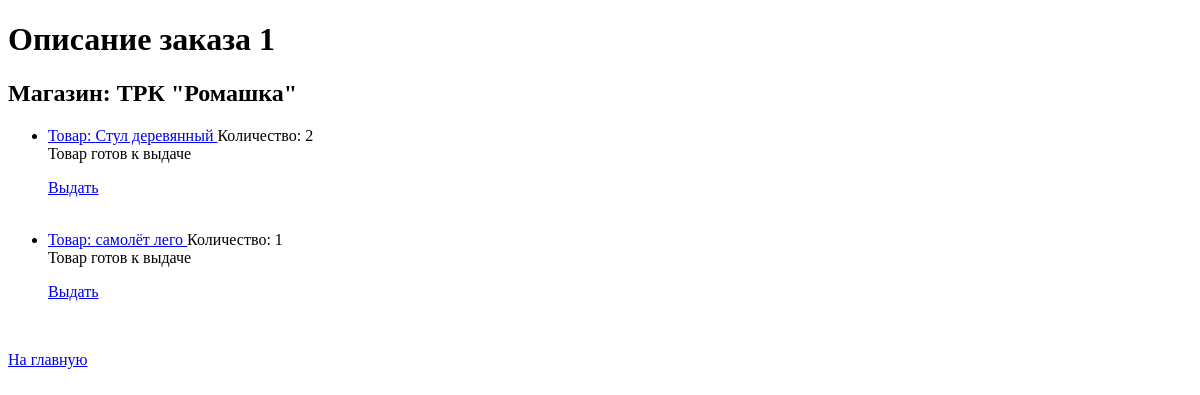
/buy/orders/number/1 (signed in), run on the app's committed database.
### app/models/shop.py (models this page shows)
class Shops(Base):
    __tablename__ = 'shops'
    __table_args__ = {'keep_existing': True}
    id = Column(INTEGER, primary_key=True)
    name = Column(String, unique=True)
    location = Column(String)
    is_active = Column(BOOLEAN, default=True)
    used_buy = relationship(
        'BuyerProd',
        back_populates='shop',
        cascade='save-update, merge, delete, delete-orphan',
        passive_deletes=True,
    )

### app/models/product.py (models this page shows)
class ProductModel(Base):
    __tablename__ = 'products'
    __table_args__ = {'keep_existing': True}
    id = Column(INTEGER, primary_key=True)
    name = Column(String, index=True)
    description = Column(String)
    item_number = Column(String)
    price = Column(DOUBLE)
    count = Column(INTEGER)
    is_active = Column(BOOLEAN, default=True)
    category_id = Column(INTEGER, ForeignKey('categories.id', ondelete='CASCADE'), nullable=False)
    action = Column(BOOLEAN, default=False)
    img = Column(String)
    category = relationship('Categories', back_populates='product')
    used_buy = relationship(
        'BuyerProd',
        back_populates='product',
        cascade='save-update, merge, delete, delete-orphan',
        passive_deletes=True,
    )

### app/routers/buy.py (the view)
@buy_router.get('/orders/{user_id}')
async def orders_get(request: Request, db: Annotated[Session, Depends(get_db)], user_id: int = -1, number: str = '',
                     page: str = '', user=Depends(get_current_user)):
    info = {'request': request, 'title': 'История заказов'}
    if page == '':
        page = 0
    else:
        page = int(page)
    if user is None:
        return RedirectResponse(f'/main', status_code=status.HTTP_303_SEE_OTHER)
    if not any((user.is_staff, user.admin)) and user.id != user_id:
        return RedirectResponse(f'/main', status_code=status.HTTP_303_SEE_OTHER)
    if number != '':
        buy_prods = db.scalars(select(BuyerProd).where((BuyerProd.user_id == user_id) &
                                                       (BuyerProd.id_operation == number))).all()
    else:
        buy_prods = db.scalars(select(BuyerProd).where(BuyerProd.user_id == user_id).
                               order_by(BuyerProd.id_operation.desc())).all()
    if buy_prods is not None:
        orders = get_orders_by_list(list(buy_prods))
        info['orders'], info['service'] = pagination(orders, page, 4)
    return templates.TemplateResponse('order_list_page.html', info)

### app/templates/buy/order_page.html (shortened to what this page needs)
<!DOCTYPE html>
<html lang="en">
<head>
    <link href="{{ url_for('static', path='/style.css') }}" rel="stylesheet">
</head>
<body>
        <h1> {{title}} {{order.number}} </h1>
        <h2>Магазин: {{order.shop.name}}</h2>
            <ul>
            {% for item in order.data_prods %}
                <li> <a href="/product/{{item['product'].id}}"> Товар: {{item['product'].name}} </a>
                     Количество: {{item['count']}} <br>
                     {% if item['used'] %}
                        Товар выдан <br>
                        {% if admin %} <p><a href="?used=-1&prod={{item['product'].id}}"> отменить </a></p> {% endif %}
                     {% else %}
                        Товар готов к выдаче <br>
                        {% if is_staff %} <p><a href="?used=1&prod={{item['product'].id}}"> Выдать </a></p> {% endif %}
                     {% endif %} <br>
                </li>
            {% endfor %}
            </ul>
        <p><a href="/main"> На главную</a></p>
</body>
</html>

### data on the page
Shops: shop.name "ТРК \"Ромашка\""
ProductModel: product.name "Стул деревянный"
ProductModel: product.name "самолёт лего"

### other printed values
{{ title }} "Описание заказа"
{{ order.number }} "1"
{{ item['count'] }} "2" "1"
